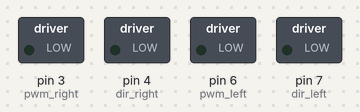
Bench run of a sketch on a simulated Arduino Uno, built with avr-gcc and run on an emulated ATmega328P. Parts: switched loads named in the sketch (green lamp = pin HIGH).

Above: at 5.05 s.
At 9.5 s:
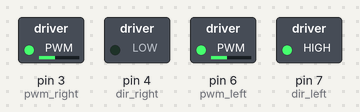
At 11.75 s:
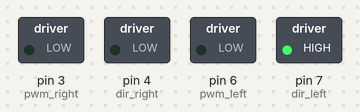
At 14.0 s:
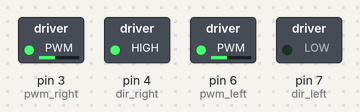
Timing chart, 0 to 16.7 s (numbered marks = the images above):
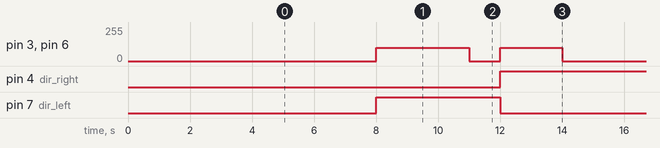

The sketch:

mdd10a_basic.ino
```cpp
#define dir_left 7
#define pwm_left 6
#define dir_right 4
#define pwm_right 3

void setup() {
  // put your setup code here, to run once:
  Serial.begin(9600);

  pinMode(dir_left, OUTPUT);
  pinMode(dir_right,OUTPUT);
  pinMode(pwm_left, OUTPUT);
  pinMode(pwm_right,OUTPUT);
  delay(5000);
}
int set_move(int speed) // set speed on each motor
{
  analogWrite(pwm_left, speed);
  analogWrite(pwm_right,speed);
  return 0;
}

void set_dir(int dir) // Set pins to high or low to decide direction
{
  if(dir == 0)
  {
    digitalWrite(dir_left,HIGH);
    digitalWrite(dir_right,LOW);
  }
  else if(dir == 1)
  {
    digitalWrite(dir_left, LOW);
    digitalWrite(dir_right,HIGH);
  }
}
void loop() {
    delay(3000);
    set_dir(0); // set direction to forward
    int speed = 100;
    set_move(speed);
    delay(3000);
    speed = 0;
    set_move(speed); // stop!
    delay(1000);

    set_dir(1);
    speed = 100;
    set_move(speed);
    delay(2000);

    speed = 0;
    set_move(speed);
}
```

Measured:
- by itself, pin 3 (pwm_right), pin 6 (pwm_left): repeats every 9.0 s: 0/255 1.0 s, 100/255 2.0 s, 0/255 3.0 s, 100/255 3.0 s
- by itself, pin 4 (dir_right): alternates HIGH for 5.0 s and LOW for 4.0 s
- by itself, pin 7 (dir_left): alternates HIGH for 4.0 s and LOW for 5.0 s
